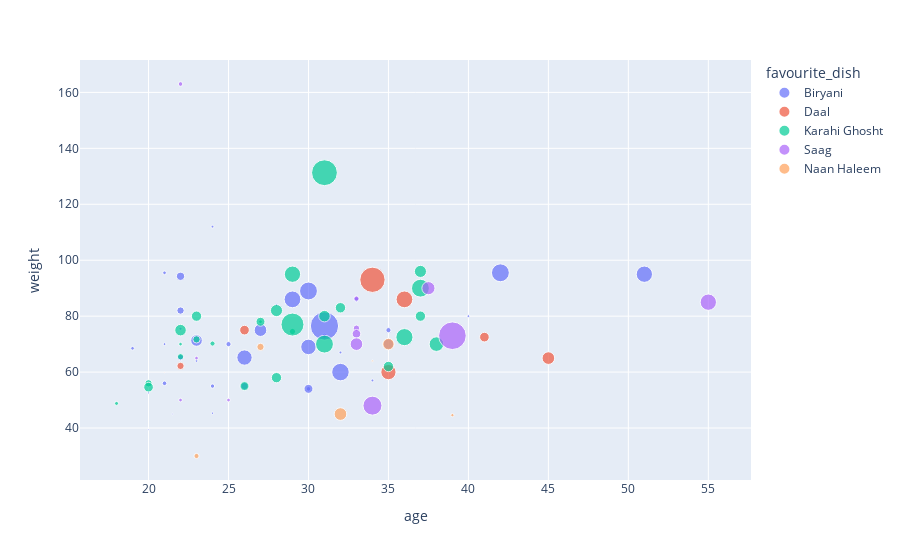

Notebook code for this chart:
### Code cell
# making a scatter plot using plotly
import plotly.express as px
fig = px.scatter(df, x="age", y="weight", color='favourite_dish', size='salary', hover_data=['favourite_dish'])
fig.show()

### Figure 1 — Plotly figure (JSON) as saved in the notebook; plotly's stock layout.template omitted (floating-point values rounded to 4 significant figures)
{"data": [{"customdata": [["Biryani"], ["Biryani"], ["Biryani"], ["Biryani"], ["Biryani"], ["Biryani"], ["Biryani"], ["Biryani"], ["Biryani"], ["Biryani"], ["Biryani"], ["Biryani"], ["Biryani"], ["Biryani"], ["Biryani"], ["Biryani"], ["Biryani"], ["Biryani"], ["Biryani"], ["Biryani"], ["Biryani"], ["Biryani"], ["Biryani"], ["Biryani"], ["Biryani"], ["Biryani"], ["Biryani"], ["Biryani"], ["Biryani"], ["Biryani"], ["Biryani"], ["Biryani"], ["Biryani"], ["Biryani"], ["Biryani"], ["Biryani"], ["Biryani"]], "hovertemplate": "favourite_dish=%{customdata[0]}<br>age=%{x}<br>weight=%{y}<br>salary=%{marker.size}<extra></extra>", "legendgroup": "Biryani", "marker": {"color": "#636efa", "size": [10000, 3000, 10000, 88000, 120000, 1000, 20000, 10000, 20000, 5000, 105000, 2000, 5000, 3000, 7000, 120000, 8000, 8000, 3000, 300000, 1000, 3000, 15000, 2000, 10000, 41530.0, 50000, 25600, 100000, 60000, 3500, 115000, 3000, 3000, 30000, 90000, 3000], "sizemode": "area", "sizeref": 750, "symbol": "circle"}, "mode": "markers", "name": "Biryani", "orientation": "v", "showlegend": true, "type": "scatter", "x": [31, 21, 33, 26, 30, 20, 26, 25, 22, 19, 29, 24, 21, 28, 24, 42, 30, 21, 24, 31, 21.5, 34, 22, 20, 35, 35, 23, 22, 51, 27, 22, 32, 40, 23, 30, 30, 32], "xaxis": "x", "y": [73, 70, 86, 65.2, 89, 39.4, 55, 70, 82, 68.5, 86, 45.3, 95.5, 84, 55, 95.5, 54, 56, 112, 76.5, 45, 57, 65.2, 52.6, 75, 70, 71.3, 94.25, 95, 75, 75.5, 60, 80, 64, 54, 69, 67], "yaxis": "y"}, {"customdata": [["Daal"], ["Daal"], ["Daal"], ["Daal"], ["Daal"], ["Daal"], ["Daal"], ["Daal"]], "hovertemplate": "favourite_dish=%{customdata[0]}<br>age=%{x}<br>weight=%{y}<br>salary=%{marker.size}<extra></extra>", "legendgroup": "Daal", "marker": {"color": "#EF553B", "size": [35000, 35000, 222.2, 240000, 20000, 60000, 87000, 105000], "sizemode": "area", "sizeref": 750, "symbol": "circle"}, "mode": "markers", "name": "Daal", "orientation": "v", "showlegend": true, "type": "scatter", "x": [41, 26, 21, 34, 22, 45, 35, 36], "xaxis": "x", "y": [72.5, 75, 59.8, 93, 62.2, 65, 60, 86], "yaxis": "y"}, {"customdata": [["Karahi Ghosht"], ["Karahi Ghosht"], ["Karahi Ghosht"], ["Karahi Ghosht"], ["Karahi Ghosht"], ["Karahi Ghosht"], ["Karahi Ghosht"], ["Karahi Ghosht"], ["Karahi Ghosht"], ["Karahi Ghosht"], ["Karahi Ghosht"], ["Karahi Ghosht"], ["Karahi Ghosht"], ["Karahi Ghosht"], ["Karahi Ghosht"], ["Karahi Ghosht"], ["Karahi Ghosht"], ["Karahi Ghosht"], ["Karahi Ghosht"], ["Karahi Ghosht"], ["Karahi Ghosht"], ["Karahi Ghosht"], ["Karahi Ghosht"], ["Karahi Ghosht"], ["Karahi Ghosht"], ["Karahi Ghosht"], ["Karahi Ghosht"]], "hovertemplate": "favourite_dish=%{customdata[0]}<br>age=%{x}<br>weight=%{y}<br>salary=%{marker.size}<extra></extra>", "legendgroup": "Karahi Ghosht", "marker": {"color": "#00cc96", "size": [50000, 55000, 20000, 120000, 15000, 50000, 120000, 40000, 100000, 20000, 40632, 250000, 110000, 5500, 15000, 10000, 40000, 40000, 39860, 30000, 198000, 55000, 30000, 80000, 6000, 5000, 35000], "sizemode": "area", "sizeref": 750, "symbol": "circle"}, "mode": "markers", "name": "Karahi Ghosht", "orientation": "v", "showlegend": true, "type": "scatter", "x": [22, 37, 23, 31, 22, 31, 37, 37, 29, 20, 32, 31, 36, 27, 29, 24, 35, 23, 28, 26, 29, 28, 27, 38, 18, 22, 20], "xaxis": "x", "y": [75, 96, 71.7, 70, 65.5, 80, 90, 80, 95, 56, 83, 131.3, 72.5, 78, 74.5, 70.2, 62, 80, 58, 55, 77, 82, 78, 70, 48.8, 70, 54.6], "yaxis": "y"}, {"customdata": [["Saag"], ["Saag"], ["Saag"], ["Saag"], ["Saag"], ["Saag"], ["Saag"], ["Saag"], ["Saag"], ["Saag"], ["Saag"], ["Saag"]], "hovertemplate": "favourite_dish=%{customdata[0]}<br>age=%{x}<br>weight=%{y}<br>salary=%{marker.size}<extra></extra>", "legendgroup": "Saag", "marker": {"color": "#ab63fa", "size": [5000, 5000, 15000, 5000, 28000, 65000, 286100.0, 10300, 135000, 60000, 8000, 100000], "sizemode": "area", "sizeref": 750, "symbol": "circle"}, "mode": "markers", "name": "Saag", "orientation": "v", "showlegend": true, "type": "scatter", "x": [23, 22, 33, 25, 33, 37.5, 39, 33, 34, 33, 22, 55], "xaxis": "x", "y": [65, 50, 75.7, 50, 73.7, 90, 73, 86.3, 48, 70, 163, 85], "yaxis": "y"}, {"customdata": [["Naan Haleem"], ["Naan Haleem"], ["Naan Haleem"], ["Naan Haleem"], ["Naan Haleem"], ["Naan Haleem"]], "hovertemplate": "favourite_dish=%{customdata[0]}<br>age=%{x}<br>weight=%{y}<br>salary=%{marker.size}<extra></extra>", "legendgroup": "Naan Haleem", "marker": {"color": "#FFA15A", "size": [20000, 60000, 1100, 50000, 10000, 4000], "sizemode": "area", "sizeref": 750, "symbol": "circle"}, "mode": "markers", "name": "Naan Haleem", "orientation": "v", "showlegend": true, "type": "scatter", "x": [27, 32, 34, 35, 23, 39], "xaxis": "x", "y": [69, 45, 64, 70, 30, 44.6], "yaxis": "y"}], "layout": {"legend": {"itemsizing": "constant", "title": {"text": "favourite_dish"}, "tracegroupgap": 0}, "margin": {"t": 60}, "xaxis": {"anchor": "y", "domain": [0, 1], "title": {"text": "age"}}, "yaxis": {"anchor": "x", "domain": [0, 1], "title": {"text": "weight"}}}}
